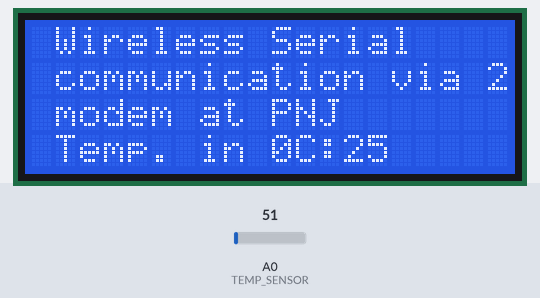
Bench run of a sketch on a simulated Arduino Uno, built with avr-gcc and run on an emulated ATmega328P. Shown: 20×4 character LCD. The inputs (shaded band) are chosen by the test bench; at power-on: A0 (TEMP_SENSOR) = 51. What the sketch prints to the serial monitor is not drawn.

Above: at 1.2 s.
1.3 s: A0 (TEMP_SENSOR) set to 61
At 2.3 s:
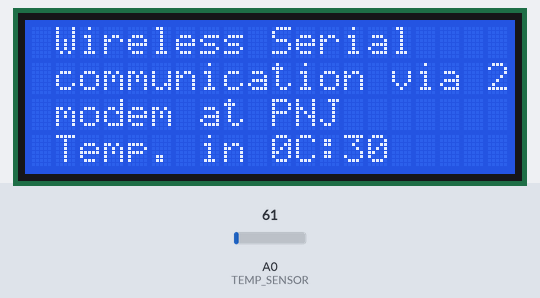
2.8 s: A0 (TEMP_SENSOR) set to 71
4.3 s: A0 (TEMP_SENSOR) set to 86
At 5.0 s:
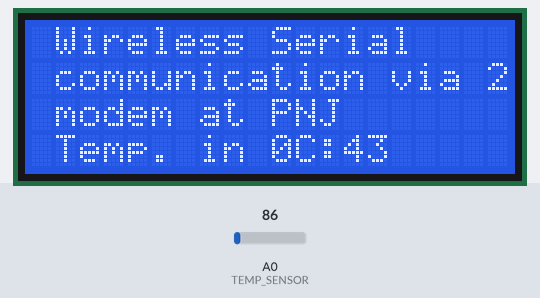
5.8 s: A0 (TEMP_SENSOR) set to 30
At 6.2 s:
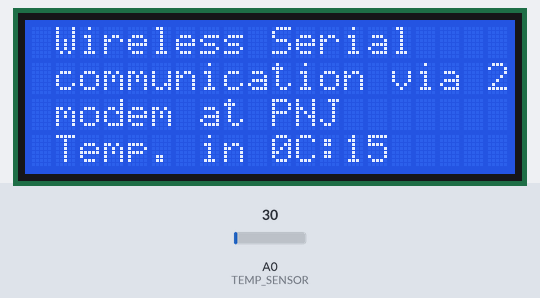
Timing chart, 0 to 8.3 s (numbered marks = the images above; inputs shaded):
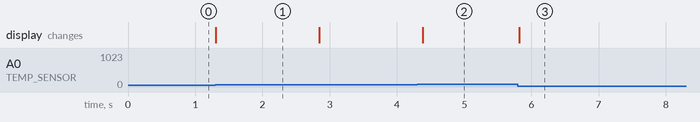

The sketch:

Transmiter.ino
```cpp
#include <LiquidCrystal.h>
LiquidCrystal lcd(13, 12, 11, 10, 9, 8);
int TEMP_SENSOR=A0;

void setup()
{
lcd.begin(20,4);
Serial.begin(9600);
lcd.setCursor(0,0);
lcd.print(" Wireless Serial ");
lcd.setCursor(0,1);
lcd.print(" communication via 2.4 GHz ");
lcd.setCursor(0,2);
lcd.print(" modem at PNJ ");
}

void loop()
{
int TEMP_SENSOR_ADC_VALUE = analogRead(TEMP_SENSOR);
int TEMP_VAL=TEMP_SENSOR_ADC_VALUE/2;
lcd.setCursor(0,3);
lcd.print(" Temp. in 0C: ");
lcd.setCursor(13,3);
lcd.print(TEMP_VAL);
Serial.write(TEMP_VAL);
delay(100);
}
```

Measured:
- after the input at 1.3 s, the display: changes at once (image 1)
- after the input at 4.3 s, the display: changes after 0.08 s (image 2)
- after the input at 5.8 s, the display: changes at once (image 3)
